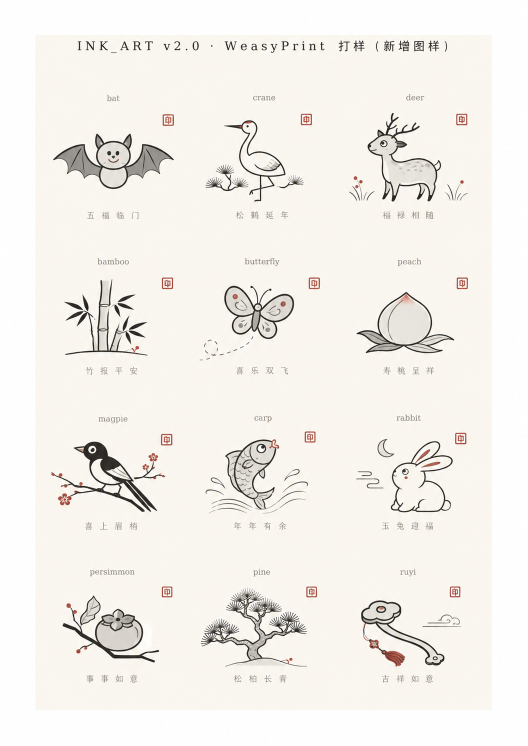
#> input picture daily-ink-original.png, 1055 x 1491 px, given in place of seal.png, which was not available (shown at 1/2 size)
$ python tarot-ingest.py ../daily-ink-original.png ../whatsapp-subscribe-qr.jpeg
#> lines starting #> are read from the running program, lines starting #| are printed output that depends on the picture; after the words box and inside, x2 and y2 are one past the last pixel; in counts of white or black regions, pixels touching at a corner belong together; pictures that were not available may be replaced by others from this repository, and a replacement may not be noted
# usage: python3 scripts/tarot-ingest.py src.png name  -> resizes to 640x960, erases AI seal, stamps real seal
import sys
from PIL import Image, ImageFilter, ImageDraw
src,name=sys.argv[1],sys.argv[2]
seal=Image.open('public/tarot/seal.png').convert('RGBA').resize((70,70),Image.LANCZOS)
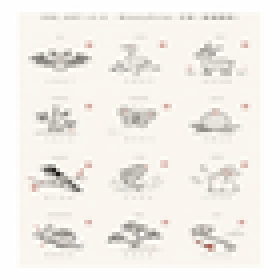
#> seal: PIL image 70x70 RGBA (shown 4 times larger); mean R, G, B, A 243.4, 240.2, 235.1, 255
im=Image.open(src).convert('RGB'); im.thumbnail((640,960))
#> further down, im is the input picture: PIL image 1055x1491 RGB; mean R, G, B 243.5, 240.2, 235.2
#> after `im.thumbnail((640, 960))`:
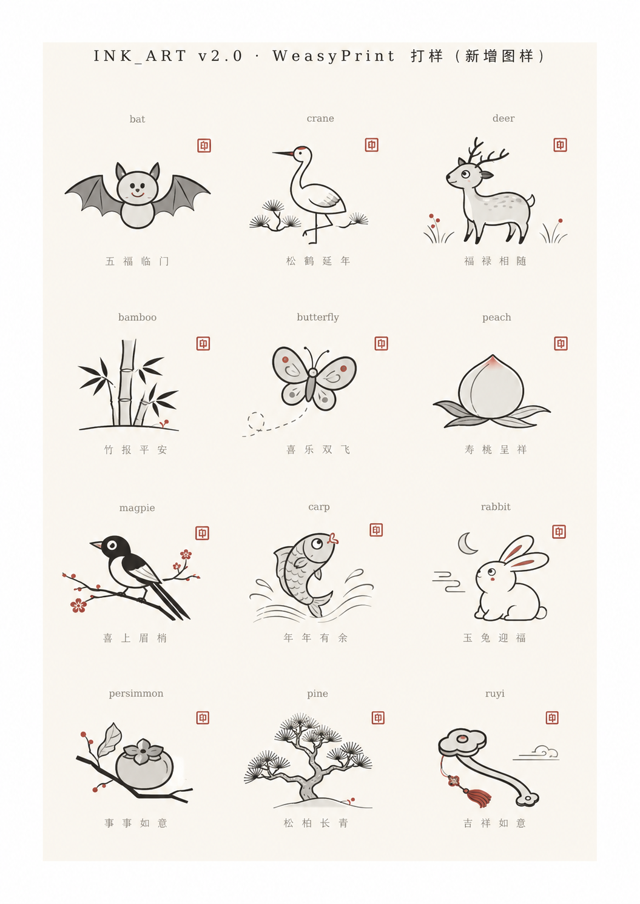
#> im: PIL image 640x904 RGB; mean R, G, B 243.5, 240.2, 235.2
W,H=136,124; x0,y0=494,756
mask=Image.new('L',(W,H),0); ImageDraw.Draw(mask).rounded_rectangle((10,10,W-10,H-10),8,fill=255)
#> after `mask = Image.new('L', (W, H), 0)`: mask: PIL image 136x124 L; every value is 0
#> after `ImageDraw.Draw(mask).rounded_rectangle((10, 10, W - 10, H - 10), 8, fi`:
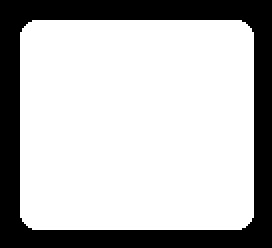
#> mask: PIL image 136x124 L (shown 2 times larger); 72.4% white; 1 black region, box (x1, y1, x2, y2) and area: (0, 0, 136, 124) 4647
mask=mask.filter(ImageFilter.GaussianBlur(7))
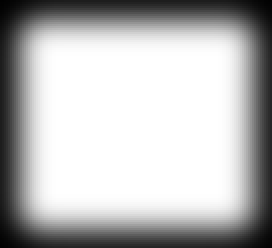
#> mask: PIL image 136x124 L (shown 2 times larger); min 1, max 255, mean 183.6
samp=im.crop((616,600,634,880)).resize((W,H),Image.BILINEAR).filter(ImageFilter.GaussianBlur(4))
im.paste(samp,(x0,y0),mask)
im=im.convert('RGBA'); im.alpha_composite(seal,(542,790))
im.convert('RGB').save(f'public/tarot/{name}.jpg',quality=90)
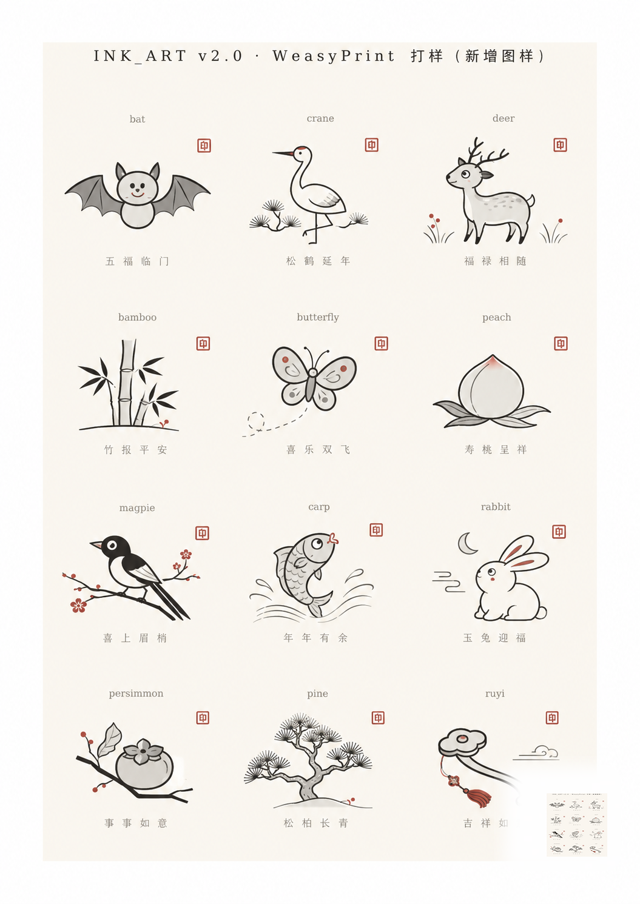
#> saved as whatsapp-subscribe-qr.jpeg.jpg: PIL image 640x904 RGB; mean R, G, B 243.6, 240.3, 235.4
